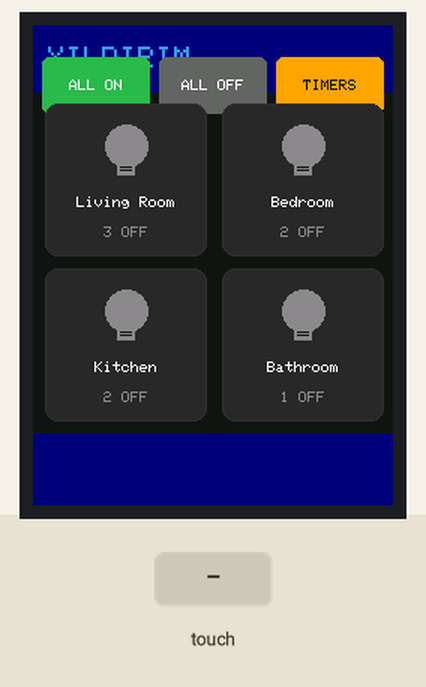
This sketch was run on a simulated Arduino Uno, built with avr-gcc and run on an emulated ATmega328P. Shown: 240×320 colour display. The test bench sets the inputs (shaded band).

Above: at 3.7 s.
3.8 s: touch panel pressed at 13 % / 30 % of its raw x / y range
At 4.3 s:
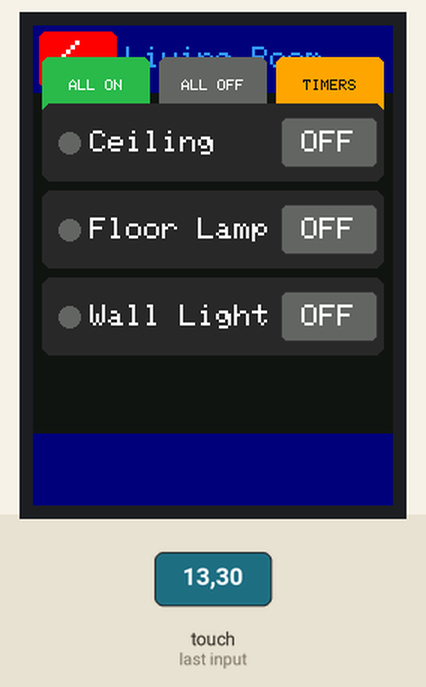
5.4 s: touch panel pressed at 38 % / 30 % of its raw x / y range
At 6.6 s:
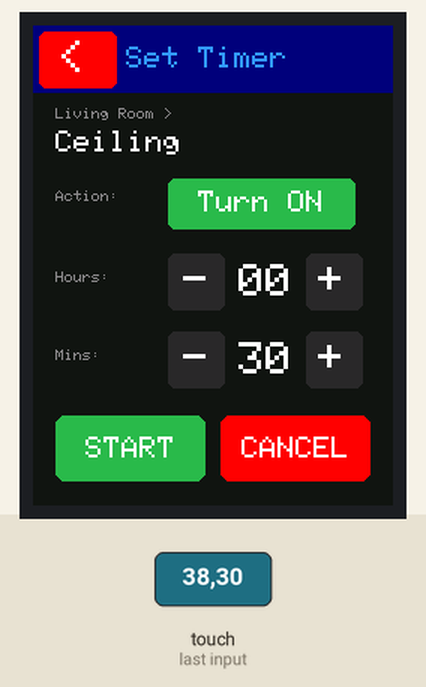
7.0 s: touch panel pressed at 87 % / 70 % of its raw x / y range
At 8.0 s:
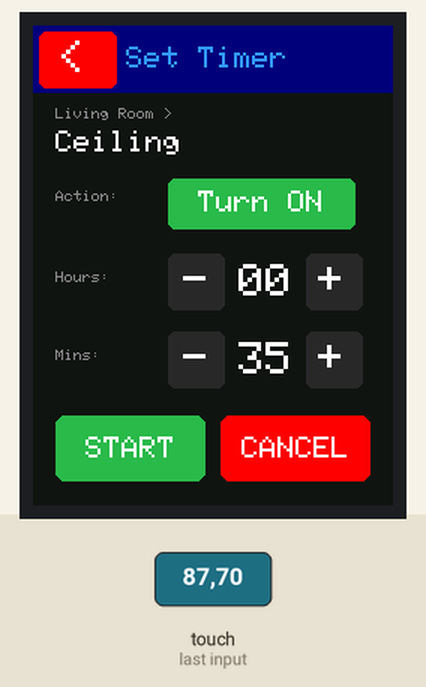
8.5 s: touch panel pressed at 13 % / 90 % of its raw x / y range
At 9.0 s:
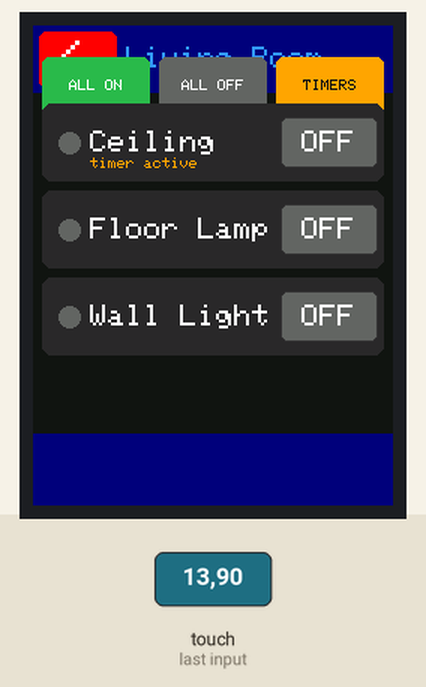
10.2 s: touch panel pressed at 87 % / 30 % of its raw x / y range
At 11.2 s:
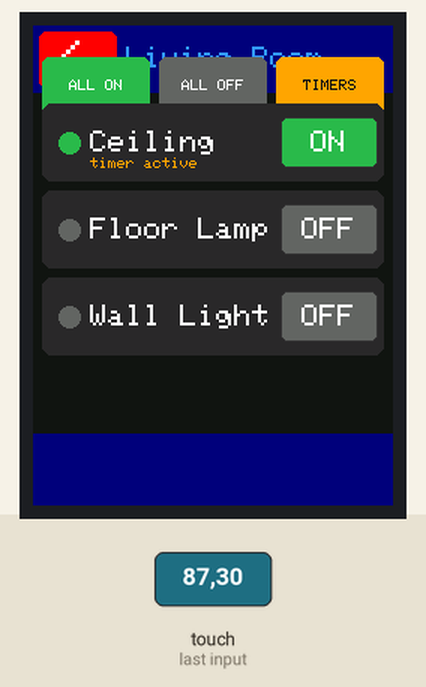
11.7 s: touch panel pressed at 13 % / 10 % of its raw x / y range
At 13.2 s:
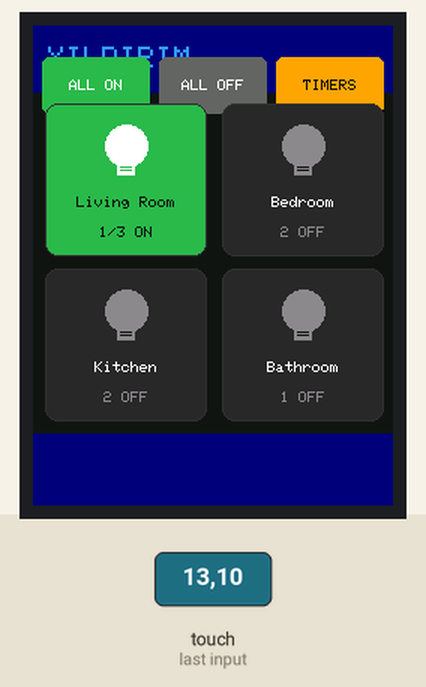
Timing chart, 0 to 14.4 s (numbered marks = the images above; inputs shaded):
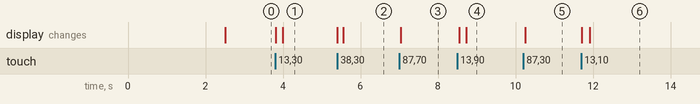

The sketch:

home_lights.ino
```cpp
// ================================================================
//  Yildirim Mansion - Home Lights Control Panel
//  Arduino UNO + 2.4" ILI9341 TFT Touch Shield
//
//  Libraries required (install via Arduino Library Manager):
//    - MCUFRIEND_kbv
//    - Adafruit GFX Library
//    - TouchScreen
// ================================================================

#include <MCUFRIEND_kbv.h>
#include <Adafruit_GFX.h>
#include <TouchScreen.h>
#include "config.h"

#if NETWORK_ENABLED
#include <SoftwareSerial.h>
SoftwareSerial espSerial(ESP_RX, ESP_TX);
#endif

// ================================================================
//  GLOBAL STATE
// ================================================================

MCUFRIEND_kbv tft;
TouchScreen ts = TouchScreen(XP, YP, XM, YM, 300);

// Screen navigation
enum Screen : uint8_t {
  SCR_HOME,
  SCR_ROOM,
  SCR_TIMER_SET,
  SCR_TIMER_LIST
};

Screen currentScreen = SCR_HOME;
uint8_t selectedRoom = 0;
uint8_t selectedLight = 0;

// Light states: 0=OFF, 1=ON
uint8_t lightState[NUM_ROOMS][MAX_LIGHTS];

// Timer data
struct Timer {
  uint8_t room;
  uint8_t light;
  uint8_t action;         // 0=turn OFF, 1=turn ON
  unsigned long triggerAt; // millis() timestamp when timer fires
  bool active;
};

Timer timers[MAX_TIMERS];
uint8_t timerCount = 0;

// Timer setup temporary values
uint8_t tmpTimerHours = 0;
uint8_t tmpTimerMins = 30;
uint8_t tmpTimerAction = 0;  // 0=OFF, 1=ON

// Touch debounce
unsigned long lastTouchTime = 0;

// Network
bool wifiConnected = false;

// Shared buffer for reading PROGMEM strings
char pgmBuf[20];

// ================================================================
//  HELPERS
// ================================================================

void readPgm(const char* pgmStr, char* buf, uint8_t maxLen) {
  strncpy_P(buf, pgmStr, maxLen - 1);
  buf[maxLen - 1] = '\0';
}

uint8_t getLightCount(uint8_t room) {
  return pgm_read_byte(&roomLightCount[room]);
}

const char* getRoomName(uint8_t room) {
  return (const char*)pgm_read_ptr(&roomNames[room]);
}

const char* getLightName(uint8_t room, uint8_t light) {
  return (const char*)pgm_read_ptr(&lightNames[room][light]);
}

const char* getDeviceId(uint8_t room, uint8_t light) {
  return (const char*)pgm_read_ptr(&deviceIds[room][light]);
}

// Count how many lights are ON in a room
uint8_t countOnLights(uint8_t room) {
  uint8_t count = 0;
  uint8_t total = getLightCount(room);
  for (uint8_t i = 0; i < total; i++) {
    if (lightState[room][i]) count++;
  }
  return count;
}

// Toggle a single light
void toggleLight(uint8_t room, uint8_t light) {
  lightState[room][light] = !lightState[room][light];
#if NETWORK_ENABLED
  sendToggle(room, light, lightState[room][light]);
#endif
}

// Set all lights in a room
void setRoomLights(uint8_t room, uint8_t state) {
  uint8_t total = getLightCount(room);
  for (uint8_t i = 0; i < total; i++) {
    if (lightState[room][i] != state) {
      lightState[room][i] = state;
#if NETWORK_ENABLED
      sendToggle(room, i, state);
#endif
    }
  }
}

// Set ALL lights in ALL rooms
void setAllLights(uint8_t state) {
  for (uint8_t r = 0; r < NUM_ROOMS; r++) {
    setRoomLights(r, state);
  }
}

// ================================================================
//  SETUP & LOOP
// ================================================================

void setup() {
  Serial.begin(9600);

  // Initialize display
  uint16_t id = tft.readID();
  if (id == 0xD3D3) id = 0x9481;
  tft.begin(id);
  tft.setRotation(0);  // portrait mode
  tft.fillScreen(C_BG);

  // Clear state
  memset(lightState, 0, sizeof(lightState));
  memset(timers, 0, sizeof(timers));

  // Splash screen
  drawSplash();
  delay(2000);

#if NETWORK_ENABLED
  espSerial.begin(ESP_BAUD);
  initNetwork();
#endif

  // Draw home screen
  drawHomeScreen();
}

void loop() {
  handleTouch();
  checkTimers();

#if NETWORK_ENABLED
  // Periodically refresh states from server (every 30s)
  static unsigned long lastRefresh = 0;
  if (millis() - lastRefresh > 30000) {
    refreshStates();
    lastRefresh = millis();
  }
#endif

  delay(50);
}
```

network.ino
```cpp
// ================================================================
//  ESP-01 WiFi Communication (AT Commands)
//  Only compiled when NETWORK_ENABLED is set to 1 in config.h
// ================================================================

#if NETWORK_ENABLED

// Send AT command and wait for expected response
bool espSendCmd(const __FlashStringHelper* cmd, const char* expected, unsigned long timeout) {
  espSerial.println(cmd);

  unsigned long start = millis();
  String response = "";

  while (millis() - start < timeout) {
    if (espSerial.available()) {
      char c = espSerial.read();
      response += c;
      if (response.indexOf(expected) >= 0) return true;
    }
  }

  Serial.print(F("ESP timeout for: "));
  Serial.println(cmd);
  return false;
}

// Initialize WiFi connection
void initNetwork() {
  Serial.println(F("Connecting WiFi..."));

  // Reset ESP
  espSendCmd(F("AT+RST"), "ready", 5000);
  delay(1000);

  // Station mode
  espSendCmd(F("AT+CWMODE=1"), "OK", 3000);

  // Connect to WiFi
  espSerial.print(F("AT+CWJAP=\""));
  espSerial.print(F(WIFI_SSID));
  espSerial.print(F("\",\""));
  espSerial.print(F(WIFI_PASS));
  espSerial.println(F("\""));

  if (espSendCmd(F(""), "OK", 15000)) {
    wifiConnected = true;
    Serial.println(F("WiFi connected!"));
  } else {
    wifiConnected = false;
    Serial.println(F("WiFi FAILED"));
  }

  // Single connection mode
  espSendCmd(F("AT+CIPMUX=0"), "OK", 3000);
}

// Make HTTP GET request to bridge server
bool httpGet(const char* path, char* responseBuf, uint8_t bufLen) {
  if (!wifiConnected) return false;

  // Connect to server
  espSerial.print(F("AT+CIPSTART=\"TCP\",\""));
  espSerial.print(F(SERVER_IP));
  espSerial.print(F("\","));
  espSerial.println(SERVER_PORT);

  if (!espSendCmd(F(""), "OK", 5000)) return false;

  // Build request
  char request[80];
  snprintf(request, sizeof(request), "GET %s HTTP/1.1\r\nHost: %s\r\nConnection: close\r\n\r\n",
           path, SERVER_IP);

  uint8_t len = strlen(request);
  espSerial.print(F("AT+CIPSEND="));
  espSerial.println(len);

  if (!espSendCmd(F(""), ">", 3000)) return false;

  espSerial.print(request);

  // Read response (simplified - look for JSON body)
  unsigned long start = millis();
  bool bodyStarted = false;
  uint8_t idx = 0;
  String fullResp = "";

  while (millis() - start < 5000) {
    if (espSerial.available()) {
      char c = espSerial.read();
      fullResp += c;

      if (!bodyStarted && fullResp.endsWith("\r\n\r\n")) {
        bodyStarted = true;
        continue;
      }

      if (bodyStarted && idx < bufLen - 1) {
        responseBuf[idx++] = c;
      }
    }
  }
  responseBuf[idx] = '\0';
  return idx > 0;
}

// Make HTTP POST request to toggle a light
bool httpPostToggle(const char* deviceId, uint8_t state) {
  if (!wifiConnected) return false;

  // Connect
  espSerial.print(F("AT+CIPSTART=\"TCP\",\""));
  espSerial.print(F(SERVER_IP));
  espSerial.print(F("\","));
  espSerial.println(SERVER_PORT);

  if (!espSendCmd(F(""), "OK", 5000)) return false;

  // Build JSON body
  char body[60];
  snprintf(body, sizeof(body), "{\"device_id\":\"%s\",\"state\":%s}", deviceId, state ? "true" : "false");

  uint8_t bodyLen = strlen(body);

  // Build full request
  char request[160];
  snprintf(request, sizeof(request),
           "POST /api/toggle HTTP/1.1\r\nHost: %s\r\nContent-Type: application/json\r\nContent-Length: %d\r\nConnection: close\r\n\r\n%s",
           SERVER_IP, bodyLen, body);

  uint8_t len = strlen(request);
  espSerial.print(F("AT+CIPSEND="));
  espSerial.println(len);

  if (!espSendCmd(F(""), ">", 3000)) return false;

  espSerial.print(request);

  return espSendCmd(F(""), "200 OK", 5000);
}

// Send toggle command for a specific light
void sendToggle(uint8_t room, uint8_t light, uint8_t state) {
  readPgm(getDeviceId(room, light), pgmBuf, sizeof(pgmBuf));
  httpPostToggle(pgmBuf, state);
}

// Refresh all light states from bridge server
void refreshStates() {
  char resp[200];
  if (!httpGet("/api/status", resp, sizeof(resp))) return;

  // Simple JSON parsing - expects format:
  // {"devices":[{"id":"dev_xxx","state":true},{"id":"dev_yyy","state":false}]}
  // This is a minimal parser for Arduino's limited resources

  char* pos = resp;
  while ((pos = strstr(pos, "\"id\":\"")) != NULL) {
    pos += 6;
    char* idEnd = strchr(pos, '"');
    if (!idEnd) break;

    *idEnd = '\0';
    char foundId[25];
    strncpy(foundId, pos, sizeof(foundId) - 1);
    foundId[sizeof(foundId) - 1] = '\0';
    *idEnd = '"';
    pos = idEnd + 1;

    // Find state
    char* statePos = strstr(pos, "\"state\":");
    if (!statePos) break;
    statePos += 8;
    bool stateVal = (*statePos == 't');

    // Match device ID to room/light
    for (uint8_t r = 0; r < NUM_ROOMS; r++) {
      uint8_t count = getLightCount(r);
      for (uint8_t l = 0; l < count; l++) {
        readPgm(getDeviceId(r, l), pgmBuf, sizeof(pgmBuf));
        if (strcmp(pgmBuf, foundId) == 0) {
          lightState[r][l] = stateVal ? 1 : 0;
        }
      }
    }
  }

  // Redraw current screen
  if (currentScreen == SCR_HOME) drawHomeScreen();
  else if (currentScreen == SCR_ROOM) drawRoomScreen();
}

#endif // NETWORK_ENABLED
```

timers.ino
```cpp
// ================================================================
//  Countdown Timer Management
// ================================================================

// Add a new countdown timer
bool addTimer(uint8_t room, uint8_t light, uint8_t action, unsigned long delayMs) {
  // Check if there's already a timer for this light - replace it
  for (uint8_t i = 0; i < MAX_TIMERS; i++) {
    if (timers[i].active && timers[i].room == room && timers[i].light == light) {
      timers[i].action = action;
      timers[i].triggerAt = millis() + delayMs;
      return true;
    }
  }

  // Find empty slot
  for (uint8_t i = 0; i < MAX_TIMERS; i++) {
    if (!timers[i].active) {
      timers[i].room = room;
      timers[i].light = light;
      timers[i].action = action;
      timers[i].triggerAt = millis() + delayMs;
      timers[i].active = true;
      timerCount++;
      return true;
    }
  }

  return false; // no slots available
}

// Cancel a timer by index
void cancelTimer(uint8_t idx) {
  if (idx < MAX_TIMERS && timers[idx].active) {
    timers[idx].active = false;
    if (timerCount > 0) timerCount--;
  }
}

// Check if a specific light has an active timer
bool hasTimer(uint8_t room, uint8_t light) {
  for (uint8_t i = 0; i < MAX_TIMERS; i++) {
    if (timers[i].active && timers[i].room == room && timers[i].light == light) {
      return true;
    }
  }
  return false;
}

// Called every loop() - check and fire expired timers
void checkTimers() {
  unsigned long now = millis();

  for (uint8_t i = 0; i < MAX_TIMERS; i++) {
    if (!timers[i].active) continue;

    if (now >= timers[i].triggerAt) {
      // Timer fired!
      uint8_t room = timers[i].room;
      uint8_t light = timers[i].light;
      uint8_t action = timers[i].action;

      // Set the light state
      lightState[room][light] = action;

#if NETWORK_ENABLED
      sendToggle(room, light, action);
#endif

      // Deactivate timer
      timers[i].active = false;
      if (timerCount > 0) timerCount--;

      // Refresh screen if we're looking at the affected room
      if (currentScreen == SCR_ROOM && selectedRoom == room) {
        drawLightRow(light);
      } else if (currentScreen == SCR_HOME) {
        drawRoomCard(room);
      } else if (currentScreen == SCR_TIMER_LIST) {
        drawTimerListScreen();
      }

      Serial.print(F("Timer fired: room="));
      Serial.print(room);
      Serial.print(F(" light="));
      Serial.print(light);
      Serial.print(F(" action="));
      Serial.println(action);
    }
  }
}
```

touch.ino
```cpp
// ================================================================
//  Touch Input Handling
// ================================================================

void handleTouch() {
  TSPoint tp = ts.getPoint();

  // CRITICAL: restore pin modes after reading touch
  // The touchscreen shares analog pins with the LCD
  pinMode(XM, OUTPUT);
  pinMode(YP, OUTPUT);

  if (tp.z < TS_PRESSURE_MIN || tp.z > TS_PRESSURE_MAX) return;

  // Debounce
  unsigned long now = millis();
  if (now - lastTouchTime < TOUCH_DEBOUNCE) return;
  lastTouchTime = now;

  // Map raw touch to screen pixels
  // tp.x → screen X (left/right), tp.y → screen Y (top/bottom)
  int16_t px = map(tp.x, TS_LEFT, TS_RIGHT, 0, SCR_W);
  int16_t py = map(tp.y, TS_TOP, TS_BOTTOM, 0, SCR_H);

  // Clamp to screen bounds
  px = constrain(px, 0, SCR_W - 1);
  py = constrain(py, 0, SCR_H - 1);

  // Dispatch to current screen handler
  switch (currentScreen) {
    case SCR_HOME:       touchHome(px, py);      break;
    case SCR_ROOM:       touchRoom(px, py);      break;
    case SCR_TIMER_SET:  touchTimerSet(px, py);  break;
    case SCR_TIMER_LIST: touchTimerList(px, py); break;
  }
}

// ---- Hit test helper ----
bool inRect(int16_t px, int16_t py, int16_t x, int16_t y, int16_t w, int16_t h) {
  return (px >= x && px < x + w && py >= y && py < y + h);
}

// ================================================================
//  HOME SCREEN TOUCH
// ================================================================
void touchHome(int16_t px, int16_t py) {
  // Check room cards
  for (uint8_t i = 0; i < NUM_ROOMS; i++) {
    uint8_t col = i % 2;
    uint8_t row = i / 2;
    int16_t x = (col == 0) ? GRID_X1 : GRID_X2;
    int16_t y = (row == 0) ? GRID_Y1 : GRID_Y2;

    if (inRect(px, py, x, y, GRID_W, GRID_H)) {
      selectedRoom = i;
      drawRoomScreen();
      return;
    }
  }

  // Bottom bar (3 buttons: 72px wide, 6px gap, starting at x=6)
  if (py >= BAR_Y) {
    int16_t y = BAR_Y + 5;
    if (inRect(px, py, 6, y, 72, 38)) {
      setAllLights(1);
      drawHomeScreen();
    } else if (inRect(px, py, 84, y, 72, 38)) {
      setAllLights(0);
      drawHomeScreen();
    } else if (inRect(px, py, 162, y, 72, 38)) {
      drawTimerListScreen();
    }
  }
}

// ================================================================
//  ROOM SCREEN TOUCH
// ================================================================
void touchRoom(int16_t px, int16_t py) {
  // Back button
  if (inRect(px, py, 4, 4, 52, 38)) {
    drawHomeScreen();
    return;
  }

  // Light toggle buttons and rows
  uint8_t count = getLightCount(selectedRoom);
  for (uint8_t i = 0; i < count; i++) {
    int16_t y = LIGHT_Y_START + i * LIGHT_ROW_H;
    int16_t rowH = LIGHT_ROW_H - 6;
    int16_t toggleY = y + (rowH - TOGGLE_H) / 2;

    // Toggle ON/OFF button
    if (inRect(px, py, TOGGLE_X, toggleY, TOGGLE_W, TOGGLE_H)) {
      toggleLight(selectedRoom, i);
      drawLightRow(i);
      return;
    }

    // Tap on the row (not the toggle) to set timer
    if (inRect(px, py, 6, y, TOGGLE_X - 10, rowH)) {
      selectedLight = i;
      tmpTimerHours = 0;
      tmpTimerMins = 30;
      tmpTimerAction = lightState[selectedRoom][i] ? 0 : 1;
      drawTimerSetScreen();
      return;
    }
  }

  // Bottom bar
  if (py >= BAR_Y) {
    int16_t y = BAR_Y + 5;
    if (inRect(px, py, 6, y, 72, 38)) {
      setRoomLights(selectedRoom, 1);
      drawRoomScreen();
    } else if (inRect(px, py, 84, y, 72, 38)) {
      setRoomLights(selectedRoom, 0);
      drawRoomScreen();
    } else if (inRect(px, py, 162, y, 72, 38)) {
      drawTimerListScreen();
    }
  }
}

// ================================================================
//  TIMER SET SCREEN TOUCH
// ================================================================
void touchTimerSet(int16_t px, int16_t py) {
  // Back button
  if (inRect(px, py, 4, 4, 52, 38)) {
    drawRoomScreen();
    return;
  }

  // Action toggle (y=100, h=34)
  if (inRect(px, py, 90, 102, 125, 34)) {
    tmpTimerAction = !tmpTimerAction;
    drawTimerAction();
    return;
  }

  // Hours [-] (y=150)
  if (inRect(px, py, 90, 152, 38, 38)) {
    if (tmpTimerHours > 0) tmpTimerHours--;
    drawTimerHours();
    return;
  }
  // Hours [+]
  if (inRect(px, py, 182, 152, 38, 38)) {
    if (tmpTimerHours < 23) tmpTimerHours++;
    drawTimerHours();
    return;
  }

  // Minutes [-] (y=202)
  if (inRect(px, py, 90, 204, 38, 38)) {
    if (tmpTimerMins > 0) tmpTimerMins -= 5;
    else if (tmpTimerHours > 0) { tmpTimerHours--; tmpTimerMins = 55; drawTimerHours(); }
    drawTimerMinutes();
    return;
  }
  // Minutes [+]
  if (inRect(px, py, 182, 204, 38, 38)) {
    tmpTimerMins += 5;
    if (tmpTimerMins >= 60) { tmpTimerMins = 0; tmpTimerHours++; drawTimerHours(); }
    drawTimerMinutes();
    return;
  }

  // START button (y=260, h=44)
  if (inRect(px, py, 15, 260, 100, 44)) {
    unsigned long delayMs = ((unsigned long)tmpTimerHours * 3600 + (unsigned long)tmpTimerMins * 60) * 1000;
    if (delayMs > 0) {
      addTimer(selectedRoom, selectedLight, tmpTimerAction, delayMs);
    }
    drawRoomScreen();
    return;
  }

  // CANCEL button
  if (inRect(px, py, 125, 260, 100, 44)) {
    drawRoomScreen();
    return;
  }
}

// ================================================================
//  TIMER LIST SCREEN TOUCH
// ================================================================
void touchTimerList(int16_t px, int16_t py) {
  // Back button
  if (inRect(px, py, 4, 4, 52, 38)) {
    if (currentScreen == SCR_TIMER_LIST) {
      drawHomeScreen();
    }
    return;
  }

  // Cancel buttons [X] on timer rows
  uint8_t row = 0;
  for (uint8_t i = 0; i < MAX_TIMERS && row < 4; i++) {
    if (!timers[i].active) continue;
    int16_t y = 55 + row * 55;

    if (inRect(px, py, SCR_W - 48, y + 8, 38, 32)) {
      cancelTimer(i);
      drawTimerListScreen();
      return;
    }
    row++;
  }
}
```

Source omitted: ui.ino (10879 bytes), config.h (4598 bytes)

Measured:
- after the input at 3.8 s, the display: first changes at once (image 1 shows a later state)
- after the input at 5.4 s, the display: first changes at once (image 2 shows a later state)
- after the input at 7.0 s, the display: changes at once (image 3)
- after the input at 8.5 s, the display: first changes at once (image 4 shows a later state)
- after the input at 10.2 s, the display: changes after 0.06 s (image 5)
- after the input at 11.7 s, the display: first changes at once (image 6 shows a later state)
